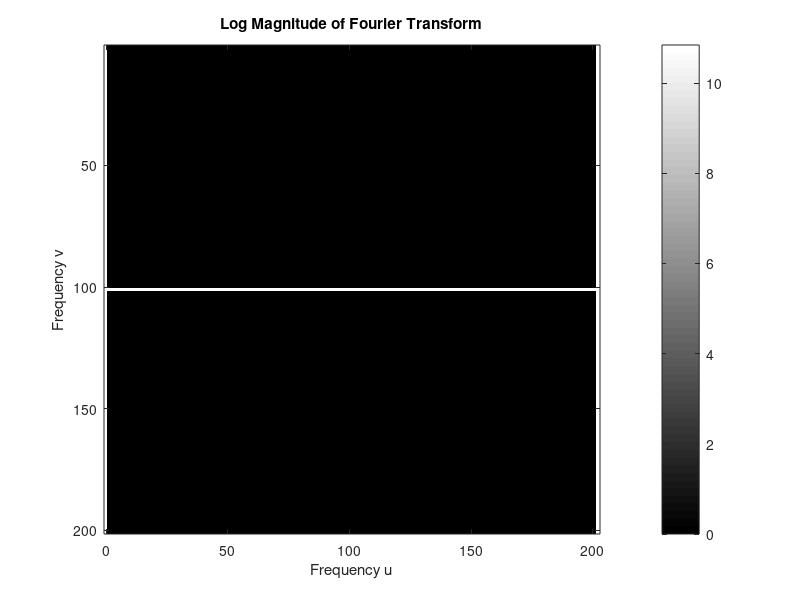

The MATLAB source for this figure:
% Create the image
N = 201;
image = zeros(N, N);
image(:, 101) = 255;

% Compute the Fourier Transform
F = fft2(image);
F_shifted = fftshift(F); % Shift the zero frequency component to the center

% Compute the magnitude
magnitude = abs(F_shifted);
log_magnitude = log(1 + magnitude); % Logarithm for better visibility

% Plot
figure;
imagesc(log_magnitude);
colormap('gray');
colorbar;
title('Log Magnitude of Fourier Transform');
xlabel('Frequency u');
ylabel('Frequency v');
axis equal tight;

% Save the plot
saveas(gcf, '../images/fourier_log_magnitude_image.png');
